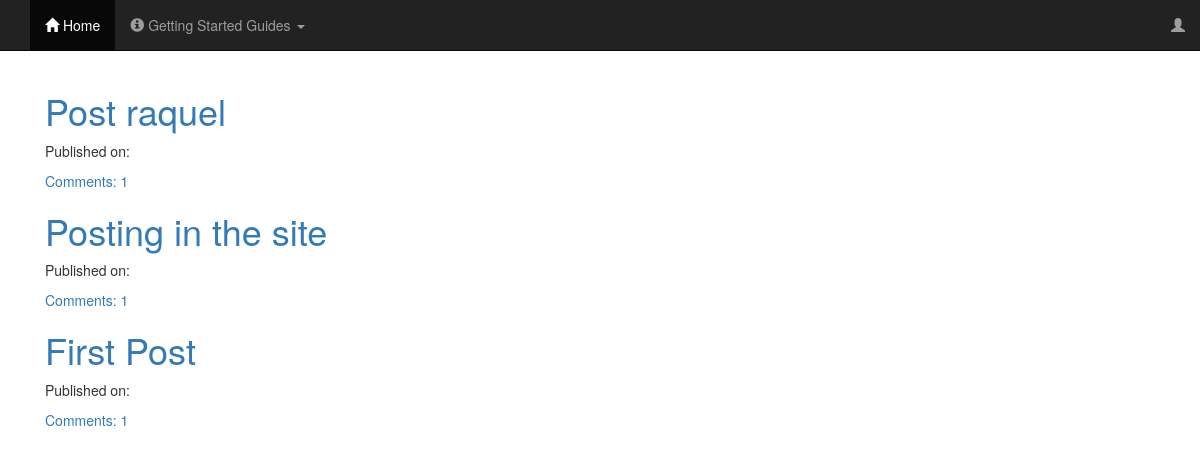
The page / on the database its author committed.
### blog/models.py (models this page shows, shortened)
class Post(models.Model):
    author = models.ForeignKey('auth.User', on_delete=models.PROTECT)
    title = models.CharField(max_length=200)
    text = models.TextField()
    created_date = models.DateTimeField(default=timezone.now)
    published_date = models.DateTimeField(blank=True,null=True)
    def approve_comments(self):
        return self.comments.filter(approved_comment=True)

### blog/views.py (the view)
# urls.py: url(r'^$',views.PostListView.as_view(),name='post_list'),
class PostListView(ListView):
    model = Post
    def get_queryset(self):
        return Post.objects.filter(published_date__lte=timezone.now()).order_by('-published_date')

### templates/blog/post_list.html
{% extends "base.html" %}
{% load staticfiles %}
{% block content %}
<div class="container">
  {% for post in post_list %}
  <div class="post">
    <h1><a href="{% url 'post_detail' pk=post.pk %}">{{ post.title }}</a></h1>
    <div class="date">
      <p>Published on: {{post.published|date:"D M Y"}}</p>
    </div>
    <a href="{% url 'post_detail' pk=post.pk %}">Comments: {{ post.approve_comments.count }}</a>
  </div>
  {% endfor %}
</div>
{% endblock %}

### templates/base.html (shortened to what this page needs)
<!DOCTYPE html>
<html>
<head>
  <link rel="stylesheet" href="https://maxcdn.bootstrapcdn.com/bootstrap/3.3.7/css/bootstrap.min.css">
  <link rel="stylesheet" href="//cdn.jsdelivr.net/npm/medium-editor@latest/dist/css/medium-editor.min.css" type="text/css" media="screen" charset="utf-8">
</head>
<body>
<nav class="navbar navbar-default navbar-static-top navbar-inverse">
  <div class="container">
    <ul class="nav navbar-nav">
      <li class="active">
        <a href="/"><span class="glyphicon glyphicon-home"></span> Home</a>
      </li>
      <li class="dropdown">
        <a href="#" class="dropdown-toggle" data-toggle="dropdown" role="button" aria-expanded="false"><span class="glyphicon glyphicon-info-sign"></span> Getting Started Guides <span class="caret"></span></a>
      </li>
    </ul>
    <ul class="nav navbar-nav navbar-right">
      <li class="navbar-right">
        {% if user.is_authenticated %}
        <li>
          <a href="{% url 'post_new' %}">New Post</a>
        </li>
        <li>
          <a href="{% url 'post_draft_list' %}">Drafts</a>
        </li>
        <li>
          <a href="{% url 'logout' %}">Logout</a>
        </li>
        <li>
          <span class="glyphicon glyphicon-user">{{ user.username }}</span>
        </li>
        {% else %}
        <li>
          <a class='nav navbar-right' href="{% url 'login' %}">
            <span class='glyphicon glyphicon-user'></span>
          </a>
        </li>
        {% endif %}
      </li>
    </ul>
  </div>
</nav>
<div class="container">
  {% block content %}{% endblock %}
</div>
</body>
</html>

### rows shown on the page
Post: title "Post raquel", approve_comments.count "1"
Post: title "Posting in the site", approve_comments.count "1"
Post: title "First Post", approve_comments.count "1"
